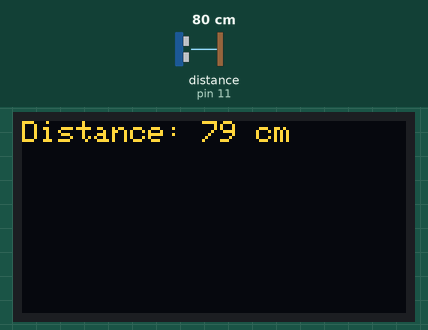
Bench run of a sketch on a simulated Arduino Uno, built with avr-gcc and run on an emulated ATmega328P. Parts: 128×64 one-colour display. Wiring (inferred from the names in the program): ultrasonic range finder: trigger pin 10; echo pin 11. Inputs (shaded band) come from the test bench; at power-on: distance to the obstacle (sensor on pin 11) 80 cm. The echo pulse lasts 58.3 µs per cm; the OLED is the two-colour kind (top 16 rows yellow); what the sketch prints to the serial monitor is not drawn.

Above: at 3.2 s.
3.3 s: distance to the obstacle (sensor on pin 11) set to 2 cm
At 4.4 s:
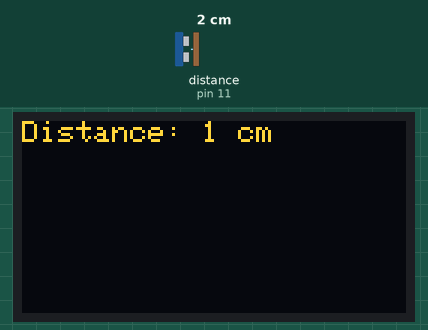
5.1 s: distance to the obstacle (sensor on pin 11) set to 4 cm
At 6.3 s:
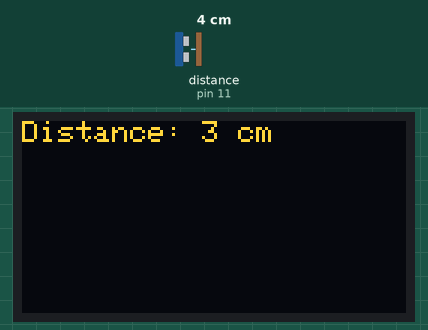
6.7 s: distance to the obstacle (sensor on pin 11) set to 9 cm
Timing chart, 0 to 9.7 s (numbered marks = the images above; inputs shaded):
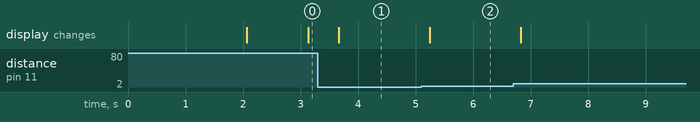

Measured:
- after the input at 3.3 s, the display: changes after 0.36 s (image 1)
- after the input at 5.1 s, the display: changes after 0.15 s (image 2)

The sketch:

UltrasonicDistanceMeter.ino
```cpp
#include <Wire.h>
#include <Adafruit_GFX.h>
#include <Adafruit_SSD1306.h>

// Define constants for the ultrasonic sensor
const int trigPin = 10;
const int echoPin = 11;

// Define constants for the OLED display
#define SCREEN_WIDTH 128
#define SCREEN_HEIGHT 64
Adafruit_SSD1306 display(SCREEN_WIDTH, SCREEN_HEIGHT, &Wire, -1);

// Define variables
long duration;
int distance;

void setup() {
  // Initialize the serial communication
  Serial.begin(9600);

  // Set ultrasonic sensor pins as OUTPUT and INPUT
  pinMode(trigPin, OUTPUT);
  pinMode(echoPin, INPUT);

  // Initialize the OLED display
  if(!display.begin(SSD1306_SWITCHCAPVCC, 0x3C)) {
    Serial.println(F("SSD1306 allocation failed"));
    for(;;); // Don't proceed, loop forever
  }

  delay(2000);
  display.clearDisplay();
}

void loop() {
  // Measure distance using the ultrasonic sensor
  digitalWrite(trigPin, LOW);
  delayMicroseconds(2);
  digitalWrite(trigPin, HIGH);
  delayMicroseconds(10);
  digitalWrite(trigPin, LOW);
  duration = pulseIn(echoPin, HIGH);
  distance = duration * 0.034 / 2;

  // Print the distance to the Serial Monitor
  Serial.print("Distance: ");
  Serial.print(distance);
  Serial.println(" cm");

  // Display the distance on the OLED
  display.clearDisplay();
  display.setTextSize(1);
  display.setTextColor(SSD1306_WHITE);
  display.setCursor(0,0);
  display.print("Distance: ");
  display.print(distance);
  display.print(" cm");
  display.display();

  // Add a delay to avoid flooding the Serial Monitor and OLED display
  delay(500);
}
```
